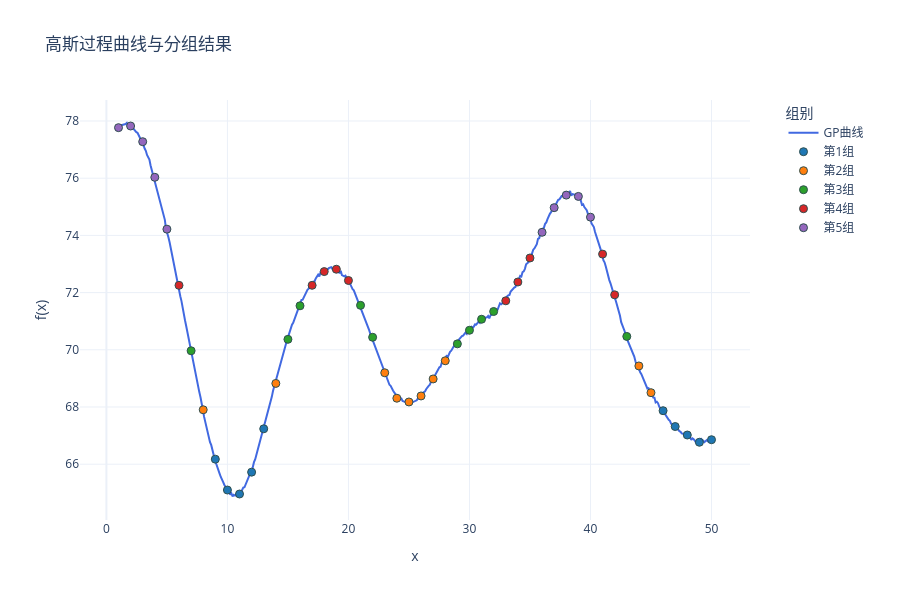

The cell this chart's notebook holds for it:
### Code cell
import numpy as np
import plotly.graph_objects as go
from sklearn.gaussian_process import GaussianProcessRegressor
from sklearn.gaussian_process.kernels import RBF, ConstantKernel,WhiteKernel

import sys
import os
# 使用当前工作目录
project_root = os.path.dirname(os.getcwd())  # 获取当前目录的父目录
sys.path.insert(0, project_root)
from util.methods import assign_variances

seed = 15
# 定义核函数
kernel = ConstantKernel(25.0) * RBF(length_scale=4.0) + WhiteKernel(1e-3)
gp = GaussianProcessRegressor(kernel=kernel)

x_dense = np.linspace(1, 50, 500).reshape(-1, 1)

y_dense = gp.sample_y(x_dense, n_samples=1, random_state=seed).flatten() + 70

# 提取整数点对应的y值
integer_points = np.arange(1, 51)
y_integers = y_dense[np.linspace(0, 499, 50, dtype=int)]

# 计算整数点的协方差矩阵
cov_matrix = kernel(integer_points.reshape(-1,1))

# 计算相关性矩阵
std_dev = np.sqrt(np.diag(cov_matrix))  
corr_matrix = cov_matrix / np.outer(std_dev, std_dev)  

np.savetxt('Sigma1.txt', cov_matrix, 
           fmt='%.6f',
           header=f'高斯过程协方差矩阵(1-50整数点)\n核函数: {kernel}')

np.savetxt('correlation_matrix.txt', corr_matrix,
           fmt='%.6f',
           header=f'高斯过程相关性矩阵(1-50整数点)\n核函数: {kernel}')

np.savetxt('mu.txt', 
           y_integers,
           fmt='%.6f',
           header='真实均值')

# 创建分组标签 (5组，每组10个点)
group_labels = np.floor(np.argsort(np.argsort(y_integers))/10).astype(int)
group_names = [f"第{i+1}组" for i in range(5)]  # 组别名称

fig = go.Figure()

fig.add_trace(go.Scatter(
    x=x_dense.flatten(), 
    y=y_dense,
    mode='lines',
    name='GP曲线',
    line=dict(color='royalblue', width=2)
))

colors = ['#1f77b4', '#ff7f0e', '#2ca02c', '#d62728', '#9467bd']  # 5种不同颜色
for group in range(5):
    mask = (group_labels == group)
    fig.add_trace(go.Scatter(
        x=integer_points[mask],
        y=y_integers[mask],
        mode='markers',
        name=group_names[group],
        marker=dict(
            color=colors[group],
            size=8,
            line=dict(width=1, color='DarkSlateGrey')
    )))

fig.update_layout(
    title='高斯过程曲线与分组结果',
    xaxis_title='x',
    yaxis_title='f(x)',
    template='plotly_white',
    height=600,
    width=900,
    legend=dict(
        title='组别',
        x=1.05,
        y=1,
        xanchor='left',
        yanchor='top',
        bgcolor='rgba(255,255,255,0.8)'
    ),
    margin=dict(r=150) 
)

fig.show()

### Figure 1 — Plotly figure (JSON) as saved in the notebook; plotly's stock layout.template omitted (floating-point values rounded to 4 significant figures; data arrays with more than 128 entries replaced by an {"elided": "..."} marker saying what was removed)
{"data": [{"line": {"color": "royalblue", "width": 2}, "mode": "lines", "name": "GP曲线", "type": "scatter", "x": {"elided": "500 float values"}, "y": {"elided": "500 float values"}}, {"marker": {"color": "#1f77b4", "line": {"color": "DarkSlateGrey", "width": 1}, "size": 8}, "mode": "markers", "name": "第1组", "type": "scatter", "x": [9, 10, 11, 12, 13, 46, 47, 48, 49, 50], "y": [66.18, 65.1, 64.96, 65.72, 67.24, 67.87, 67.32, 67.02, 66.77, 66.86]}, {"marker": {"color": "#ff7f0e", "line": {"color": "DarkSlateGrey", "width": 1}, "size": 8}, "mode": "markers", "name": "第2组", "type": "scatter", "x": [8, 14, 23, 24, 25, 26, 27, 28, 44, 45], "y": [67.9, 68.82, 69.2, 68.31, 68.18, 68.39, 68.98, 69.62, 69.44, 68.5]}, {"marker": {"color": "#2ca02c", "line": {"color": "DarkSlateGrey", "width": 1}, "size": 8}, "mode": "markers", "name": "第3组", "type": "scatter", "x": [7, 15, 16, 21, 22, 29, 30, 31, 32, 43], "y": [69.96, 70.37, 71.54, 71.55, 70.44, 70.21, 70.68, 71.07, 71.34, 70.47]}, {"marker": {"color": "#d62728", "line": {"color": "DarkSlateGrey", "width": 1}, "size": 8}, "mode": "markers", "name": "第4组", "type": "scatter", "x": [6, 17, 18, 19, 20, 33, 34, 35, 41, 42], "y": [72.25, 72.25, 72.73, 72.82, 72.42, 71.71, 72.37, 73.21, 73.35, 71.92]}, {"marker": {"color": "#9467bd", "line": {"color": "DarkSlateGrey", "width": 1}, "size": 8}, "mode": "markers", "name": "第5组", "type": "scatter", "x": [1, 2, 3, 4, 5, 36, 37, 38, 39, 40], "y": [77.77, 77.82, 77.28, 76.03, 74.22, 74.11, 74.97, 75.41, 75.36, 74.64]}], "layout": {"height": 600, "legend": {"bgcolor": "rgba(255,255,255,0.8)", "title": {"text": "组别"}, "x": 1.05, "xanchor": "left", "y": 1, "yanchor": "top"}, "margin": {"r": 150}, "title": {"text": "高斯过程曲线与分组结果"}, "width": 900, "xaxis": {"title": {"text": "x"}}, "yaxis": {"title": {"text": "f(x)"}}}}
